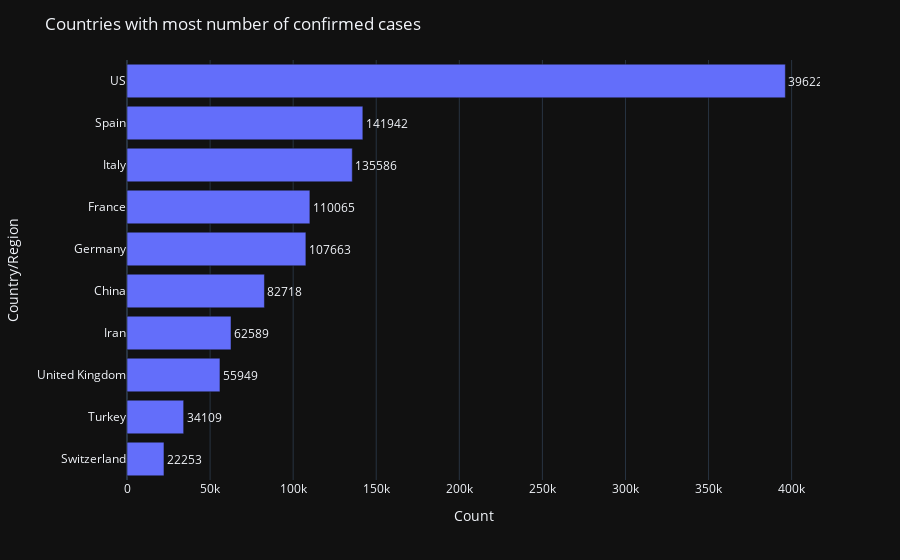

The notebook cell this image was saved under:
### Code cell
fig = go.Figure()
fig = px.bar(confirmed_max.iloc[:10].sort_values(by='Count'), x = 'Count', y = 'Country/Region', orientation='h', text = 'Count')
fig.update_layout(template = 'plotly_dark', title = 'Countries with most number of confirmed cases')
fig.update_traces(textposition = 'outside')
fig.show()

### Figure 1 — Plotly figure (JSON) as saved in the notebook; plotly's stock layout.template omitted (floating-point values rounded to 4 significant figures)
{"data": [{"alignmentgroup": "True", "hoverlabel": {"namelength": 0}, "hovertemplate": "Count=%{text}<br>Country/Region=%{y}", "legendgroup": "", "marker": {"color": "#636efa"}, "name": "", "offsetgroup": "", "orientation": "h", "showlegend": false, "text": [22253, 34109, 55949, 62589, 82718, 107663, 110065, 135586, 141942, 396223], "textposition": "outside", "type": "bar", "x": [22253, 34109, 55949, 62589, 82718, 107663, 110065, 135586, 141942, 396223], "xaxis": "x", "y": ["Switzerland", "Turkey", "United Kingdom", "Iran", "China", "Germany", "France", "Italy", "Spain", "US"], "yaxis": "y"}], "layout": {"barmode": "relative", "legend": {"tracegroupgap": 0}, "margin": {"t": 60}, "title": {"text": "Countries with most number of confirmed cases"}, "xaxis": {"anchor": "y", "domain": [0, 1], "title": {"text": "Count"}}, "yaxis": {"anchor": "x", "domain": [0, 1], "title": {"text": "Country/Region"}}}}
